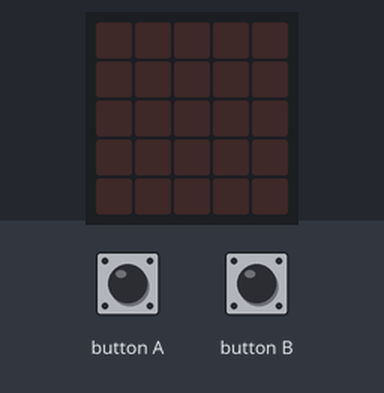
Bench run of a program on a simulated BBC micro:bit (MakeCode). On the bench: the board's 5×5 LED display. The test bench sets the inputs (shaded band). Random numbers come from a fixed seed.

Above: at 1.2 s.
1.3 s: button B pressed for 0.15 s
At 2.6 s:
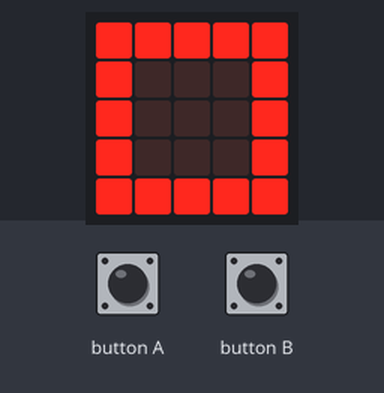
2.9 s: button A pressed for 0.15 s
At 4.1 s:
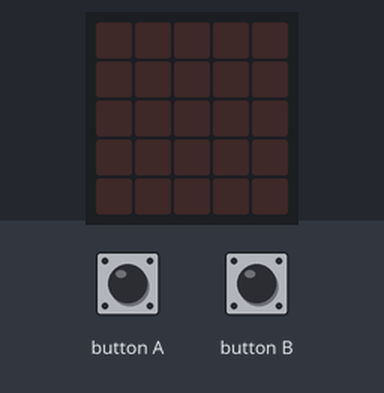
4.5 s: button B pressed for 0.15 s
At 5.3 s:
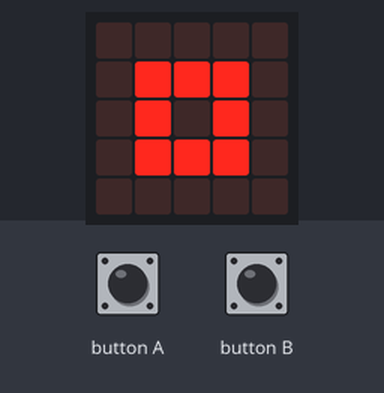
6.1 s: button B pressed 2 times (0.12 s each, 0.3 s apart)
At 7.1 s:
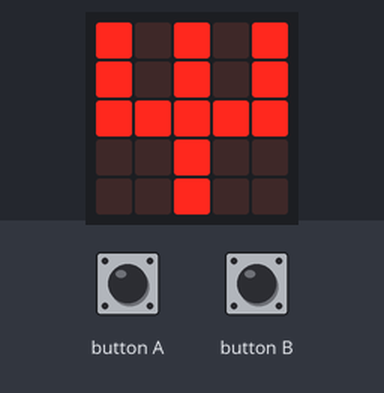
Timing chart, 0 to 9.1 s (numbered marks = the images above; inputs shaded):
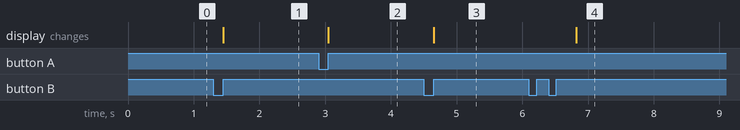

The program:

main.ts
```typescript
let 猜拳 = 0
input.onButtonPressed(Button.A, function () {
    music.stopMelody(MelodyStopOptions.All)
    basic.clearScreen()
})
input.onButtonPressed(Button.B, function () {
    if (猜拳 == 1) {
        basic.showIcon(IconNames.Pitchfork)
    } else if (猜拳 == 2) {
        basic.showIcon(IconNames.Square)
    } else {
        basic.showIcon(IconNames.SmallSquare)
    }
})
basic.forever(function () {
    猜拳 = randint(1, 3)
})
```

test.ts
```typescript
// 在這裡測試；當此封包作為擴充功能時，將不會編譯此內容。
```

Measured:
- after the input at 1.3 s, the display: changes after 0.15 s (image 1)
- after the input at 2.9 s, the display: changes after 0.15 s (image 2)
- after the input at 4.5 s, the display: changes after 0.15 s (image 3)
- after the input at 6.1 s, the display: changes after 0.72 s (image 4)
